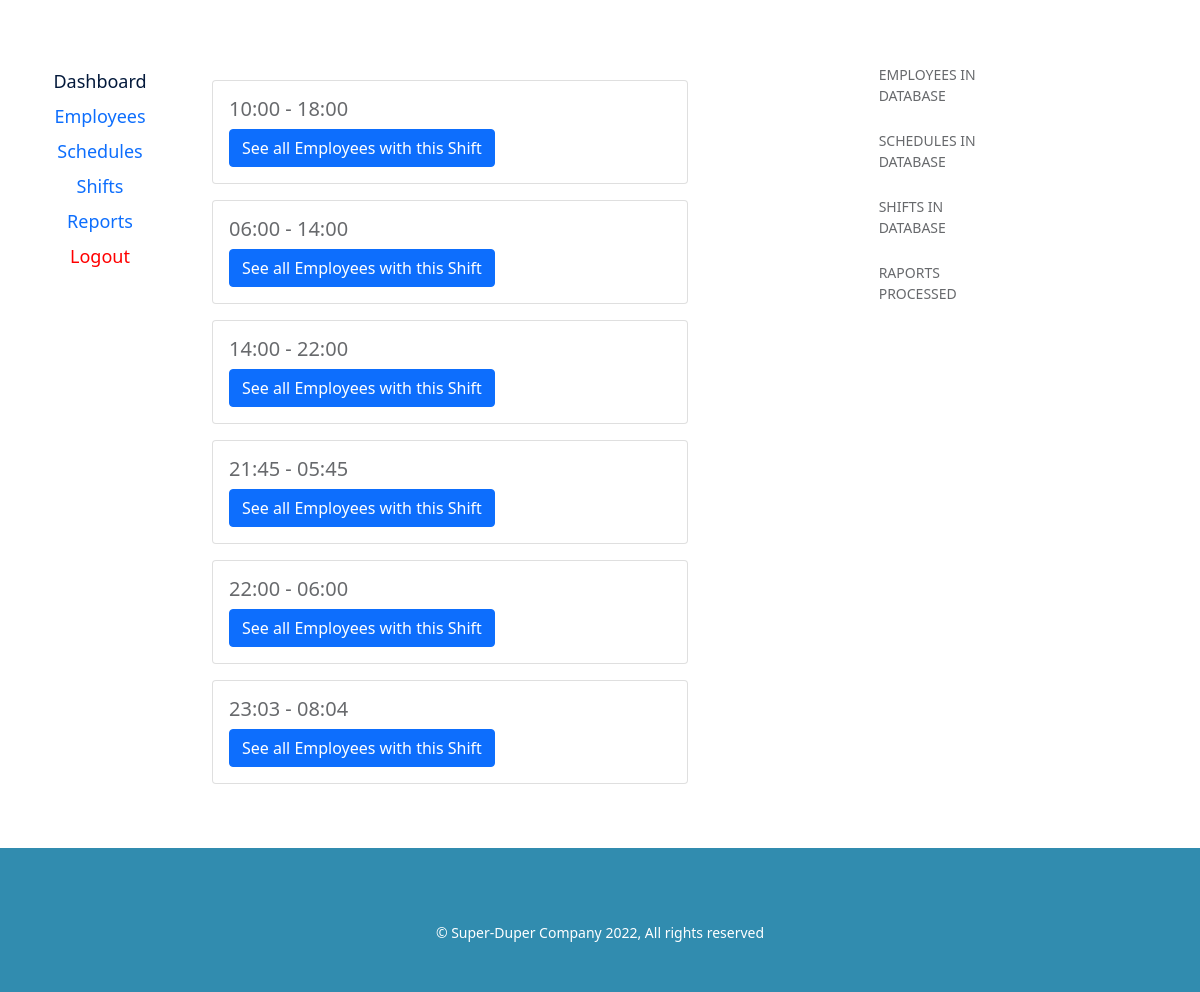
/users/dashboard (signed in), run on the app's committed database.
### shifts/models.py (models this page shows, shortened)
class Shifts(models.Model):
    shift_start_time = models.TimeField()
    shift_end_time = models.TimeField()

### users/views.py (the view)
# urls.py: path('dashboard', views.dashboard, name='dashboard'),
@login_required
def dashboard(request):
    employees = Employee.objects.all()[:5]
    schedules = Schedules.objects.all()
    shifts = Shifts.objects.all()
    amount_of_proccessed_transactions = Statistics.objects.get(pk=1).amount_of_proccessed_transactions
    context = {"employees": employees, "schedules": schedules, "shifts": shifts,
               'transactions': amount_of_proccessed_transactions}
    return render(request, "users/dashboard.html", context)

### templates/users/dashboard.html (shortened to what this page needs)
{% extends "users/base_dashboard.html" %}
{% load crispy_forms_tags %}
{% load static %}
{% block content %}
        <div class="row">
          <div class="col-6">
            {% for shift in shifts %}
               <div class="card w-100 mt-3" >
                    <div class="card-body">
                        <h5 class="card-title">{{ shift.shift_start_time|time:"H:i" }} -
                        {{ shift.shift_end_time|time:"H:i" }}</h5>
                         <a href="{% url 'users:employee_schedule' shift.id %}" class="btn btn-primary">See all Employees with this Shift</a>
                    </div>
               </div>
            {% endfor %}
          </div>
          <div class="col-4 mt-8">
              <div class="row">
                <div class="col-6">
                </div>
                <div class="col-6">
                  <p class="small text-uppercase ls-2 mb-2">Employees in Database</p>
              </div>
          </div>
          <div class="col-12 mt-3">
              <div class="row">
                <div class="col-6">
                </div>
                <div class="col-6">
                  <p class="small text-uppercase ls-2 mb-2">Schedules in Database</p>
              </div>
          </div>
          <div class="col-12 mt-3">
              <div class="row">
                <div class="col-6">
                </div>
                <div class="col-6">
                  <p class="small text-uppercase ls-2 mb-2">Shifts in Database</p>
              </div>
          </div>
          <div class="col-12 mt-3">
              <div class="row">
                <div class="col-6">
                </div>
                <div class="col-6">
                  <p class="small text-uppercase ls-2 mb-2">Raports processed</p>
              </div>
          </div>
        </div>
        </div>
          </div>
          </div></div>
{% endblock %}

### templates/users/base_dashboard.html (shortened to what this page needs)
{% load static %}
<!DOCTYPE html>
<html lang="pl-PL">
  <head>
    <link href="http://thetheme.io/thesaas/assets/css/page.min.css" rel="stylesheet">
    <link rel="stylesheet" href="https://stackpath.bootstrapcdn.com/bootstrap/4.1.0/css/bootstrap.min.css">
     <link href="https://cdn.jsdelivr.net/npm/bootstrap@5.1.3/dist/css/bootstrap.min.css" rel="stylesheet">
  </head>
<div class="container-fluid">
    <div class="row my-5 py-3">
        <div class="col-2 text-center">
            <a class="p-1 nav-link" href="{% url 'users:dashboard' %}" style="{% if request.path == '/users/dashboard' %} color: #03193b; {% endif %} ">Dashboard</a>
            <a class="p-1 nav-link" href="{% url 'users:employees' %}" style="{% if request.path == '/users/employees' %} color: #03193b; {% endif %} ">Employees</a>
            <a class="p-1 nav-link" href="{% url 'users:schedules' %}" style="{% if request.path == '/users/schedules' %} color: #03193b; {% endif %} ">Schedules</a>
            <a class="p-1 nav-link" href="{% url 'users:shifts' %}" style="{% if request.path == '/users/shifts' %} color: #03193b; {% endif %} ">Shifts</a>
            <a class="p-1 nav-link" href="{% url 'users:reports' %}" style="{% if request.path == '/users/raports' %} color: #03193b; {% endif %} ">Reports</a>
            <a class="p-1 nav-link" href="{% url 'users:logout' %}" style="color: red;">Logout</a>
        </div>
        <div class="col-10">
            {% block content %}
            {% endblock %}
        </div>
    </div>
</div>
{% block footer %}
      <footer class="footer text-white py-5" style="border: none; background:#318CAFFF;">
        <div class="container">
            <div class="col-12 text-center">
              <br>
              {% now "Y" as current_year %}
              {% if current_year != "2022" %}
              <small>&copy; Super-Duper Company 2022-{{ current_year }}, All rights reserved</small>
              {% else %}
              <small>&copy; Super-Duper Company {{ current_year }}, All rights reserved</small>
              {% endif %}
            </div>
          </div>
      </footer>
	{% endblock %}

### templates/users/base_dashboard.html (style rules this page uses)
.nav-link { font-size: 18px; }

### data on the page
Shifts: shift_start_time "10:00", shift_end_time "18:00"
Shifts: shift_start_time "06:00", shift_end_time "14:00"
Shifts: shift_start_time "14:00", shift_end_time "22:00"
Shifts: shift_start_time "21:45", shift_end_time "05:45"
Shifts: shift_start_time "22:00", shift_end_time "06:00"
Shifts: shift_start_time "23:03", shift_end_time "08:04"

### other printed values
{{ current_year }} "2022"
